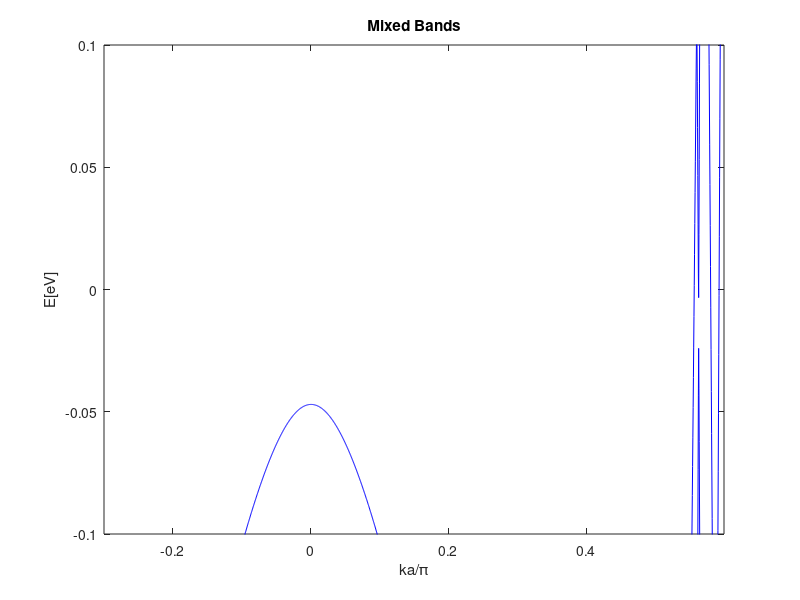

MATLAB code to generate this figure:
% The band structure and NEGF for monolayer graphene Nanoribbons
% The major difference between graphene with infinite boundry-peoridic
% condictions: the unit cell is rectangular.

%% Device Setup
clear all; clc;
warning('off','all');

tic;

disorder = 1;

a = 1.42;
%define constants
q = 1.6e-19; 
hbar = 1.06e-34;
h = 2*pi*hbar;
m = 9.1e-31;
zplus=i*1e-3; 
%t has been given as a parameter
Ea = 0;
Eb = 0;

AtoM = 1e-10;

%%%%%%%%%%%%%%%%%%%%%%%%%%%%%%%%
%%%%% PARAMs from Supeng Thesis
%%%%%%%%%%%%%%%%%%%%%%%%%%%%%%%%


% delta1 = 0;
% delta2 = 0.00451;
% deltaE = 0.040;
% t = 2.550;
% %gamma0 
% g0= t;
% %gamma1 
% g1 = 0.350;
% %gamma2 
% g2 = -0.0234/2;
% %gamma3 
% g3 = 0;%0.280;
% %gamma4 
% g4 = 0.130;
% %gamma5 
% g5 = 0.034/2;

%%%%%%%%%%%%%%%%%%%%%%%%%%%%%
%%%%% PARAMs from Paper
%%%%%%%%%%%%%%%%%%%%%%%%%%%%%

delta1 = 0;
delta2 = 0.0;
deltaE = 0.046;

%t = 3.1;
%gamma0 
g0= 3.1;
%gamma1 
g1 = 0.39;
%gamma2 
g2 = -0.028/2;
%gamma3 
g3 = 0.315;
%g3_prime = 0;%.315;
%gamma4 
g4 = 0.041;
%gamma5 
g5 = 0.05/2;

ymin = -10;
ymax = 10;

f1 =1; f2 = 0;
fprintf('for GNR\n');
device = 1;

fprintf(1,'Enter the configuration of device you want to simulate Armchair/Zigzag\n')
fprintf(1,'1 for Armchair\n');
fprintf(1,'2 for Zigzag\n');
type = input('Valid inputs are 1 or 2 : ');

if (~((type == 1)||(type == 2)))
    type = 1;
end

%Points in GNR width
NW = input('Enter number of Unit Cells in the width : ');
if isempty(NW)
    NW = 3;
end

%Points in GNR length
NL = 1;
%Points in GNR unit cell
NU = 12;

%Define any scatterer as a delta potential barrier
%No scatterer

%Define phase breaking potential
D = 1e-12;
%Convergence criteria
errmax = 1e-3;
%Total H will be of LxWxU size
NT = NL*NW*NU;

fprintf(1,'Simulating...\n');

if (type == 1)
    fprintf(1,'Type: Armchair\n');
else
    fprintf(1,'Type: Zigzag\n');
end

dE = input('Enter electric field potential between two layers: ');

%% NEGF Setup

%Define Hamiltonians and alpha, beta matrices
fprintf(1,'Hamiltonian Setup...please wait\n');

%%%%%%%%%%%
%Calculate Alpha, Beta from alpha, beta etc. 
%%%%%%%%%%%

alpha= [Ea+delta1+delta2+dE,    g0, 0,   g0,    -g4,g3, -g4,g3,    g2, 0, 0, 0;
        g0,Eb+deltaE+delta1+delta2+dE, 0, 0,     g1,-g4,   0,-g4,    0, g5, 0, 0;
         0, 0,       Ea+delta1+delta2+dE,g0,     0,  0, -g4,g3,    0,  0,g2, 0;
        g0, 0,g0,Eb+deltaE+delta1+delta2+dE,      0, 0,  g1,-g4,    0,  0, 0,g5;
       -g4, g1,0, 0,                        Ea+deltaE-2*delta2, g0,0, g0,-g4, g1,0, 0;
       g3,-g4, 0,0,                        g0, Eb-2*delta2,   0,  0,g3,-g4, 0,0;
       -g4,  0,-g4,g1,0,0,Ea+deltaE-2*delta2,g0,                    -g4,0,-g4,g1;
       g3,-g4,g3,-g4,g0,0,g0,Eb-2*delta2,                           g3,-g4,g3,-g4;
        g2, 0,0,0,-g4,g3,-g4,g3,Ea-delta1+delta2-dE,g0,0,g0;
         0, g5,0,0,g1,-g4,0,-g4,g0,Eb+deltaE-delta1+delta2-dE,0,0;
         0, 0,g2,0,0,0,-g4,g3,0,0,Ea-delta1+delta2-dE,g0;
         0, 0,0,g5,0,0,g1,-g4,g0,0,g0,Eb+deltaE-delta1+delta2-dE];
    
    
%t = zeros(12);
t = [dE,0,0,0, 0,0,0,0, 0,0,0,0;
     0,dE,0,0, 0,0,0,0, 0,0,0,0;
     0,g0,dE,0, -g4,g3,0,0, 0,0,0,0;
     0,0,0,dE, 0,-g4,0,0, 0,0,0,0;
     0,0,0,0, 0,0,0,0, 0,0,0,0;
     0,0,0,0, 0,0,0,0, 0,0,0,0;
     0,0,0,0, 0,g0,0,0, 0,0,0,0;
     0,0,0,0, 0,0,0,0, 0,0,0,0;
     0,0,0,0,  0,0,0,0, -dE,0,0,0;
     0,0,0,0, 0,0,0,0, 0,-dE,0,0;
     0,0,0,0, -g4,g3,0,0, 0,g0,-dE,0;
     0,0,0,0, 0,-g4,0,0, 0,0,0,-dE];

beta0 = [dE,0,0,0, 0,0,0,0, 0,0,0,0;
     g0,dE,0,0, 0,-g4,0,0, 0,0,0,0;
     0,0,dE,g0, 0,0,-g4,0, 0,0,0,0;
     0,0,0,dE, 0,0,0,0, 0,0,0,0;
     -g4,0,0,0, 0,g0,0,0, -g4,0,0,0;
     0,0,0,0, 0,0,0,0, 0,0,0,0;
     0,0,0,0, 0,0,0,0, 0,0,0,0;
     g3,0,0,-g4, 0,0,g0,0, g3,0,0,-g4;
     0,0,0,0, 0,0,0,0, -dE,0,0,0;
     0,0,0,0, 0,-g4,0,0, g0,-dE,0,0;
     0,0,0,0, 0,0,-g4,0, 0,0,-dE,g0;
     0,0,0,0, 0,0,0,0, 0,0,0,-dE];
 
beta1 = [dE,0,0,0, 0,0,0,0, 0,0,0,0;
     0,dE,0,0, 0,0,0,0, 0,0,0,0;
     0,0,dE,0, 0,0,0,0, 0,0,0,0;
     0,0,0,dE, 0,0,0,0, 0,0,0,0;
     0,0,0,0, 0,0,0,0, 0,0,0,0;
     0,0,0,0, 0,0,0,0, 0,0,0,0;
     0,0,0,0, 0,0,0,0, 0,0,0,0;
     0,0,0,0, 0,0,0,0, 0,0,0,0;
     0,0,0,0, 0,0,0,0, -dE,0,0,0;
     0,0,0,0, 0,0,0,0, 0,-dE,0,0;
     0,0,0,0, 0,0,0,0, 0,0,-dE,0;
     0,0,0,0, 0,0,0,0, 0,0,0,-dE];
 
beta2 = [dE,0,0,0, 0,0,0,0, 0,0,0,0;
     0,dE,0,0, 0,0,0,0, 0,0,0,0;
     0,0,dE,0, 0,g3,0,0, 0,0,0,0;
     0,0,0,dE, 0,0,0,0, 0,0,0,0;
     0,0,0,0, 0,0,0,0, 0,0,0,0;
     0,0,0,0, 0,0,0,0, 0,0,0,0;
     0,0,0,0, 0,0,0,0, 0,0,0,0;
     0,0,0,0, 0,0,0,0, 0,0,0,0;
     0,0,0,0, 0,0,0,0, -dE,0,0,0;
     0,0,0,0, 0,0,0,0, 0,-dE,0,0;
     0,0,0,0, 0,g3,0,0, 0,0,-dE,0;
     0,0,0,0, 0,0,0,0, 0,0,0,-dE];
 

M = [1/sqrt(2),0,0,0, 0,0,0,0, -1/sqrt(2),0,0,0;
    0,0,1/sqrt(2),0, 0,0,0,0, 0,0,-1/sqrt(2),0;
    0,1/sqrt(2),0,0, 0,0,0,0, 0,-1/sqrt(2),0,0;
    0,0,0,1/sqrt(2), 0,0,0,0, 0,0,0,-1/sqrt(2);
    1/sqrt(2),0,0,0, 0,0,0,0, 1/sqrt(2),0,0,0;
    0,0,1/sqrt(2),0, 0,0,0,0, 0,0,1/sqrt(2),0;
    0,0,0,0, 0,1,0,0, 0,0,0,0;
    0,0,0,0, 0,0,0,1, 0,0,0,0;
    0,0,0,0, 1,0,0,0, 0,0,0,0;
    0,0,0,0, 0,0,1,0, 0,0,0,0;
    0,1/sqrt(2),0,0, 0,0,0,0, 0,1/sqrt(2),0,0;
    0,0,0,1/sqrt(2), 0,0,0,0,0,0,0, 1/sqrt(2)];

%alpha = M*alpha*M';
%t = M*t*M';
%beta0 = M*beta0*M';
%beta1 = M*beta1*M';
%beta2 = M*beta2*M';


 
%%%%%%%%%%%%%%%%%%%%%%%%%%%%%%%%%%%%%%%%%%%%%%%%%%%%%%%%%% 
% If added constant Bz magnetic field, change hamiltonian components
% accordingly: 

Bz = input('Magnetic field Bz: ');

Basis = 2;%input('Basis used(1 for odd&even;2 for mixed): ');

% ignore z positions for calculation
A1 = [0,0];
B1 = [-1/2,sqrt(3)/2]*a;
A1_p = [3/2,sqrt(3)/2]*a;
B1_p = [1,0]*a;
A2 = [-1/2,sqrt(3)/2]*a;
B2 = [-1,0]*a;
A2_p = [1,0]*a;
B2_p = [1/2,sqrt(3)/2]*a;
A3 = [0,0];
B3 = [-1/2,sqrt(3)/2]*a;
A3_p = [3/2,sqrt(3)/2]*a;
B3_p = [1,0]*a;

Xlist = [0,-1/2,3/2,1,-1/2,-1,1,1/2,0,-1/2,3/2,1]*a;
Ylist = [0,sqrt(3)/2,sqrt(3)/2,0,sqrt(3)/2,0,0,sqrt(3)/2,0,sqrt(3)/2,sqrt(3)/2,0]*a;

% dcell_alpha = [0,0];
% dcell_t = [3,0]*a;
% dcell_beta0 = [0,sqrt(3)]*a;
% dcell_beta1 = [-3,sqrt(3)]*a;
% dcell_beta2 = [3,sqrt(3)]*a;

% Alpha_1 = [alpha,beta0',zeros(12);
%            beta0,alpha,beta0';
%            zeros(12),beta0,alpha]
       
Alpha_1 = kron(diag(ones(1,NW)),alpha)+kron(diag(ones(1,NW- 1),1),beta0')+kron(diag(ones(1,NW-1),-1),beta0);

% Beta_plus_1 = [t',beta2',zeros(12);
%                beta1,t',beta2';
%                zeros(12),beta1,t']

Beta_plus_1 = kron(diag(ones(1,NW)),t')+kron(diag(ones(1,NW- 1),1),beta2')+kron(diag(ones(1,NW-1),-1),beta1);

% Beta_minus_1 = [t',beta2',zeros(12);
%                 beta1,t',beta2';
%                 zeros(12),beta1,t'] 



% Alpha_2 = [alpha,t,zeros(12);
%     transpose(t),alpha,t;
%     zeros(12),transpose(t),alpha]
% 
% Beta_plus_2 = [beta0',beta1',zeros(12);
%         beta2',beta0',beta1';
%         zeros(12),beta2',beta0']
% 
% Beta_minus_2 = [beta0',beta1',zeros(12);
%         beta2',beta0',beta1';
%         zeros(12),beta2',beta0']

Alpha_2 = kron(diag(ones(1,NW)),alpha)+kron(diag(ones(1,NW- 1),1),t)+kron(diag(ones(1,NW-1),-1),t');


Beta_plus_2 = kron(diag(ones(1,NW)),beta0')+kron(diag(ones(1,NW- 1),1),beta1')+kron(diag(ones(1,NW-1),-1),beta2');


% alphau = t*diag(ones(1,NU-1),1)+t*diag(ones(1,NU-1),-1); 
% betaw = zeros(NU);
% betal = zeros(NU);

%Armchair Structure for GNR
if ((type == 1)&&(device == 1))
    Alpha = Alpha_1;
    Beta = Beta_plus_1;
elseif ((type == 2)&&(device == 1))

%Zigzag Structure for GNR
    Alpha = Alpha_2;
    Beta = Beta_plus_2;
elseif ((type == 1)&&(device == 2))
end


l1 = sqrt(3)*a;
l2 = 3*a;

if (type == 1)
    
    fprintf('using gauge1 \n');
    
    % Modify alpha
    for i = 1:NU*NW
        for j = 1:NU*NW
            ii = floor((i-0.5)/NU);
            jj = floor((j-0.5)/NU);
            y_i = Ylist(i-ii*NU)+ii*l1;
            y_j = Ylist(j-jj*NU)+jj*l1;
            x_i = Xlist(i-ii*NU);
            x_j = Xlist(j-jj*NU);
            %dx = dcell_alpha(1);
            Alpha(i,j) = Alpha(i,j)*exp(1i*q*(-Bz)*(y_i+y_j)/2*(x_i-x_j)/hbar*AtoM^2);
        end
    end
    
    % Modify beta
    for i = 1:NU*NW
        for j = 1:NU*NW
            ii = floor((i-0.5)/NU);
            jj = floor((j-0.5)/NU);
            y_i = Ylist(i-ii*NU)+ii*l1;
            y_j = Ylist(j-jj*NU)+jj*l1;
            x_i = Xlist(i-ii*NU);
            x_j = Xlist(j-jj*NU);
            %dx = dcell_beta1(1);
            Beta(i,j) = Beta(i,j)*exp(1i*q*(-Bz)*(y_i+y_j)/2*(x_i-x_j+l2)/hbar*AtoM^2);
        end
    end
    
else
    
    fprintf('using gauge2 \n');
    
    % Modify alpha
    for i = 1:NU*NW
        for j = 1:NU*NW
            ii = floor((i-0.5)/NU);
            jj = floor((j-0.5)/NU);
            y_i = Ylist(i-ii*NU);
            y_j = Ylist(j-jj*NU);
            x_i = Xlist(i-ii*NU)+ii*l2;
            x_j = Xlist(j-jj*NU)+jj*l2;
            %dy = dcell_alpha(2);
            Alpha(i,j) = Alpha(i,j)*exp(1i*q*(-Bz)*(x_i+x_j)/2*(y_i-y_j)/hbar*AtoM^2);
        end
    end
    
    % Modify beta
    for i = 1:NU*NW
        for j = 1:NU*NW
            ii = floor((i-0.5)/NU);
            jj = floor((j-0.5)/NU);
            y_i = Ylist(i-ii*NU);
            y_j = Ylist(j-jj*NU);
            x_i = Xlist(i-ii*NU)+ii*l2;
            x_j = Xlist(j-jj*NU)+jj*l2;
            %dy = dcell_beta2(2);
            Beta(i,j) = Beta(i,j)*exp(1i*q*(-Bz)*(x_i+x_j)/2*(y_i-y_j+l1)/hbar*AtoM^2);
        end
    end

end



% Hamiltonian: 
H = kron(diag(ones(1,NL)),Alpha)+kron(diag(ones(1,NL- 1),1),Beta)+kron(diag(ones(1,NL-1),-1),Beta');

if disorder == 1
   Alpha = Alpha(2:NU*NW,2:NU*NW);
   Beta  = Beta(2:NU*NW,2:NU*NW);
   H = kron(diag(ones(1,NL)),Alpha)+kron(diag(ones(1,NL- 1),1),Beta)+kron(diag(ones(1,NL-1),-1),Beta');
end
   
% if disorder == 1
%     for i = 1:NU*NW
%         Alpha(i,1) = 0;
%         Alpha(1,i) = 0;
%         Beta(i,1) = 0;
%         Beta(1,i) = 0;
%         
%         H = kron(diag(ones(1,NL)),Alpha)+kron(diag(ones(1,NL- 1),1),Beta)+kron(diag(ones(1,NL-1),-1),Beta');
% 
%     end
% end
% %Define Energy grid for calculation of Transmission
% E = linspace(-1,1,51);
% %Define the matrices for NEGF
% T = zeros(1,length(E));
% green1 = inv(E(1)*eye(NW*NU)-Alpha);
% green2 = inv(E(1)*eye(NW*NU)-Alpha);
% Es = zeros(NT);
% Esin = zeros(NT);
% fprintf(1,'Done\n');
% 
% %% NEGF Calculations
% fprintf(1,'Running NEGF...please wait\n')
% fprintf(1,'Energy range = %d eV to %d eV\n',min(E),max(E)); 
% fprintf(1,'%s\n',['[',blanks(length(E)),']']);
% fprintf(1,' ');
% 
% %Run for each energy
% for k = 1:length(E)
% %Calculate surface GFs self consistently
% %Calculate for beta'
%     err = 100;
%     while(err>errmax)
%         g1new = inv((E(k)+zplus)*eye(NW*NU)-Alpha-Beta'*green1*Beta); 
%         err = (sum(sum(abs(g1new-green1))))/(sum(sum(abs(g1new+green1)))); 
%         green1 = g1new;
%     end
%     sigma1  = Beta'*green1*Beta;
% %Calculate for beta
%     err = 100;
%     while(err>errmax)
%         g2new = inv((E(k)+zplus)*eye(NW*NU)-Alpha-Beta*green2*Beta'); 
%         err = (sum(sum(abs(g2new-green2))))/(sum(sum(abs(g2new+green2)))); 
%         green2 = g2new;
%     end
%     sigma2  = Beta*green2*Beta';
% %Calculate self energy matrices
%     E1 = kron(diag([1 zeros(1,NL-1)]),sigma1);
%     E2 = kron(diag([zeros(1,NL-1) 1]),sigma2);
% %Calculate broadening
%     G1 = 1i*(E1-E1'); 
%     G2 = 1i*(E2-E2');
% %Calculate G, Gn, A, T for coherent transport
% %     G = inv((E(k)+1i*etaplus)*eye(NT)-H-E1-E2);
% %     T(k) = real(trace(G1*G*G2*G'));
% %     Gn = f1*(G*G1*G')+f2*(G*G2*G');
% %     A = i*(G-G');
% %Calculate G, Gn, A, T self consistently including the phase breaking processes
%     err = 100;
%     while(err>errmax)
%         G = inv((E(k)+zplus)*eye(NT)-H-E1-E2-Es);
%         Esnew = D*G;
%         err = sum(sum(abs(Esnew-Es)))/sum(sum(abs(Esnew+Es))); 
%         Es = Esnew;
%     end
%     % % % % % % % %
% %      err = 100;
% %      while(err>errmax)
% %          Gn = f1*(G*G1*G')+f2*(G*G2*G')+(G*Esin*G');
% %          Esinnew = D*Gn;
% %          err = sum(sum(abs(Esinnew-Esin)))/sum(sum(abs(Esinnew+Esin))); Esin = Esinnew;
% %      end
% %      A=i*(G-G');
%     T(k) = real(trace(G1*G*G2*G'));
%     fprintf(1,'|');
% end
% 
% fprintf(1,'\n');
% fprintf(1,'Done\n');

%Calculate Subbands
ka = linspace(-pi,pi,5001);
%eigESL = zeros(length(ka),NW*NU/3); 
%eigEBL = zeros(length(ka),NW*NU*2/3); 
eigE = zeros(length(ka),NW*NU-1); 
fprintf(1,'Calculating Sub-bands...please wait\n');

dims = NW*NU-1;
%MM = kron(diag(ones(1,NW)),M);

% C1 = [1,0,0,0;
%     0,1,0,0;
%     0,0,1,0;
%     0,0,0,1];
% C0 = [0,0,0,0;
%     0,0,0,0;
%     0,0,0,0;
%     0,0,0,0];
% CC = [C1,C0,C0,C0,C0,C0,C0,C0,C0,C0,C0,C0;
%       C0,C0,C0,C1,C0,C0,C0,C0,C0,C0,C0,C0;
%       C0,C0,C0,C0,C0,C0,C1,C0,C0,C0,C0,C0;
%       C0,C0,C0,C0,C0,C0,C0,C0,C0,C1,C0,C0;
%       C0,C1,C0,C0,C0,C0,C0,C0,C0,C0,C0,C0;
%       C0,C0,C1,C0,C0,C0,C0,C0,C0,C0,C0,C0;
%       C0,C0,C0,C0,C1,C0,C0,C0,C0,C0,C0,C0;
%       C0,C0,C0,C0,C0,C1,C0,C0,C0,C0,C0,C0;
%       C0,C0,C0,C0,C0,C0,C0,C1,C0,C0,C0,C0;
%       C0,C0,C0,C0,C0,C0,C0,C0,C1,C0,C0,C0;
%       C0,C0,C0,C0,C0,C0,C0,C0,C0,C0,C1,C0;
%       C0,C0,C0,C0,C0,C0,C0,C0,C0,C0,C0,C1];

%CC = zeros(NW*NU);
  

% for i = 1:NW*NU/3
%     for j = 1:NW*NU
%         if (j == i+8*floor((i-0.5)/4))
%             CC(i,j) = 1;            
%         end
%     end    
% end  
% 
% for i = NW*NU/3+1:NW*NU
%     for j = 1:NW*NU
%         if (j== i - 4*(NW-1-floor((i-NW*NU/3-0.5)/8)))
%             CC(i,j) = 1;            
%         end
%     end
% end

toc;

for k = 1:length(ka)
    
    HH = Alpha + Beta*exp(1i*ka(k))+ Beta'*exp(-1i*ka(k));
    
%     if Basis==1
%     
%         HHM = MM*HH*MM';
%         HHMC = CC*HHM*CC';
%     
% %     HHM_SL= zeros(dims/3);
% %     HHM_BL= zeros(2*dims/3);
% 
%         HHM_SL= HHMC(1:dims/3,1:dims/3);
%         HHM_BL= HHMC(1+dims/3:dims,1+dims/3:dims);
%     
%         [VSL,DSL] = eig(HHM_SL);
%         [VBL,DBL] = eig(HHM_BL);
%     
%         eigESL(k,:) = diag(DSL);
%         eigEBL(k,:) = diag(DBL);
%     end
        
    if Basis==2
        [V,D] = eig(HH);
        eigE(k,:) = diag(D);
    end
end

fprintf(1,'Done\n');

% %% Plot Figures
% %Figure 1: Transmission and sub-band comparison figure(1);
% subplot(1,2,1);
% plot(T,E);
% xlabel('T(E)');
% ylabel('E[eV]');
% title('Energy v Transmission');
% xlim([0 max(T)+0.5]);
% 
% ylim([min(E) max(E)]);
% subplot(1,2,2);
% plot(ka/pi,eigE);
% xlabel('ka/\pi');
% ylabel('E[eV]');
% title('Sub-bands');
% ylim([min(E) max(E)]);

% if Basis==1
%     figure;
% 
%     %plot(ka/pi,eigE,'b');
% 
%     plot(ka/pi,eigESL,'b');
%     hold on; 
%     plot(ka/pi,eigEBL,'r');
% 
%     xlabel('ka/\pi');
%     ylabel('E[eV]');
%     title('Bands');
%     
%     xlim([-0.3,0.6]);
%     ylim([-0.1,0.1]);
% end

if Basis==2
    figure;
    plot(ka/pi,eigE,'b');
    xlabel('ka/\pi');
    ylabel('E[eV]');
    title('Mixed Bands');
    
    xlim([-0.3,0.6]);
    ylim([-0.1,0.1]);
    
end

save(['bands_width100_100T_',num2str(dE*1000),'meV.mat'])

toc;

%saveas(gcf,['bands_type=',num2str(type),'_Bz=',num2str(Bz),'.png'])